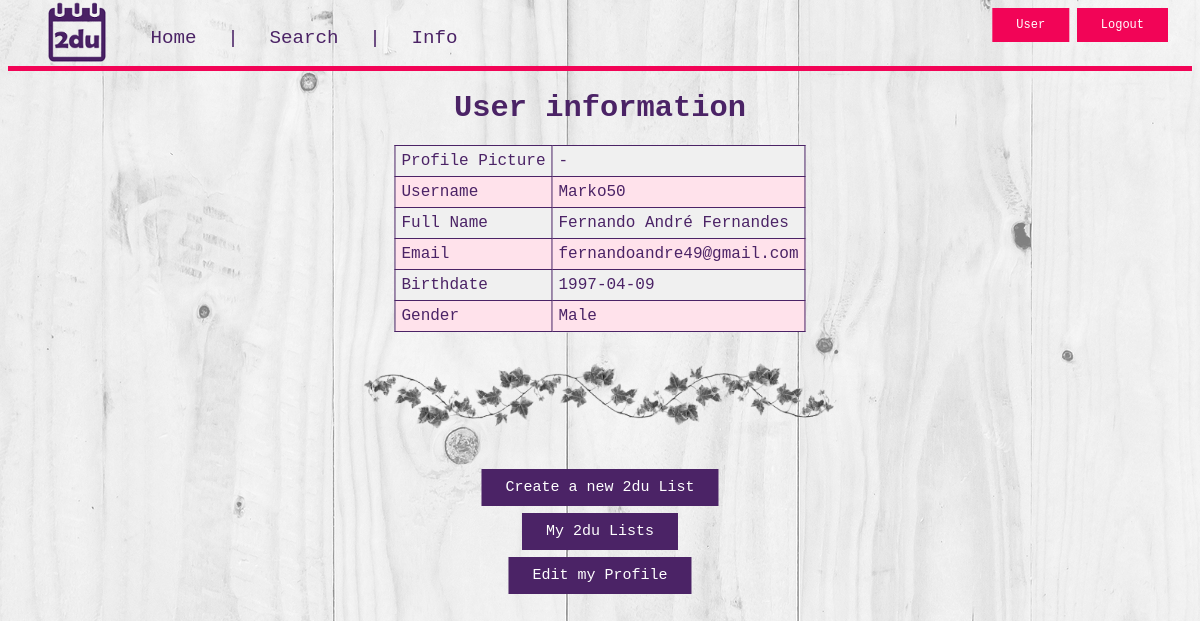
/pages/userProfile.php (signed in), run on the app's committed database.
### tables this page shows
CREATE TABLE user (
	userID INTEGER PRIMARY KEY AUTOINCREMENT,
  username VARCHAR NOT NULL UNIQUE,
	fullName VARCHAR,
  email VARCHAR UNIQUE,
	birthdate VARCHAR,
	gender VARCHAR,
  password VARCHAR NOT NULL
);

### phpUtils/user.php (called while the page is built, shortened)
<?php
  include_once('config.php');
  function getUserInfo($username){
    global $dbh;
    $stmt = $dbh->prepare('SELECT * FROM user WHERE username = ?');
    $verf = $stmt->execute(array($username));
    $result = $stmt->fetch(PDO::FETCH_ASSOC);
    return $result;
  }
 ?>

### pages/userProfile.php (the view, shortened to what this page needs)
<?php
  include_once('topBar.php');
  include_once('../phpUtils/user.php');
  $user_info = getUserInfo($_SESSION['login-user']);
 ?>
 <!DOCTYPE html>
 <html>
   <head>
   </head>
   <body>
       <h1>User information</h1>
     <div id="accountinformation">
       <table>
           <tr><td> Profile Picture </td><td> -</td></tr>
           <tr><td> Username </td><td><?php echo $user_info['username']; ?></td></tr>
           <tr><td> Full Name </td><td><?php  echo $user_info['fullName']; ?> </td></tr>
           <tr><td> Email </td><td><?php echo $user_info['email']; ?></td></tr>
           <tr><td> Birthdate </td><td><?php  echo $user_info['birthdate']; ?></td></tr>
           <tr><td> Gender </td><td><?php  echo $user_info['gender']; ?></td></tr>
        </table>
     </div>
     <br/><br/><br/><br/><br/><br/><br/><br/><br/><br/><br/><br/>
     <img src="../era11.png" alt="era" class="era1"></a><br/>
     <div>
       <nav>
         <aside>
           <ul class="actions">
              <a href= "createNewTODOlist.php" id="addTodoList" class="ProfileButton"> Create a new 2du List </a><br /><br />
              <a href= "myTODOLists.php" id="addTodoList"  class="ProfileButton"> My 2du Lists </a><br /><br />
             <a href= "editprofilesec.php" id="editprofile"  class="ProfileButton"> Edit my Profile </a> <br /><br />
           </ul>
         </aside>
       </nav>
     </div>
   </body>
 </html>

### css/style.css (style rules this page uses)
html { font-size:100%; }
.ProfileButton { background-color: #4b2366 ; border: none; color: white; padding: 10px 24px; text-align: center; text-decoration: none; display: inline-block; font-size: 15px; }
body { background-image: url('../background9.jpeg'); background-position: left top; background-attachment: local; }
.era1 { display:block; margin:auto; width:40%; }
h1 { text-align: center; font-size: 1.9rem; font-family: "Lucida Console", Monospace; color: #4b2366; }
table { position: absolute; transform: translate(-50%,0%); left: 50%; border-collapse: collapse; }
table, td { font-family: "Lucida Console", Monospace; color: #4b2366; border: 1px solid #4b2366; padding:6px; }
tr:nth-child(odd) { background-color: #f0f0f0; }
tr:nth-child(even) { background-color: #ffe2eb; }
.actions { font-family: "Lucida Console", Monospace; font-size: 1.2rem; color: #ffffff; }
.actions>* { position: absolute; left: 50%; transform: translate(-50%,0%); }
ul { font-family: "Lucida Console", Monospace; font-size: 1.2rem; color: #ffffff; }

### data on the page
user: username "Marko50", fullName "Fernando André Fernandes", email "fernandoandre49@gmail.com", birthdate "1997-04-09", gender "Male"
